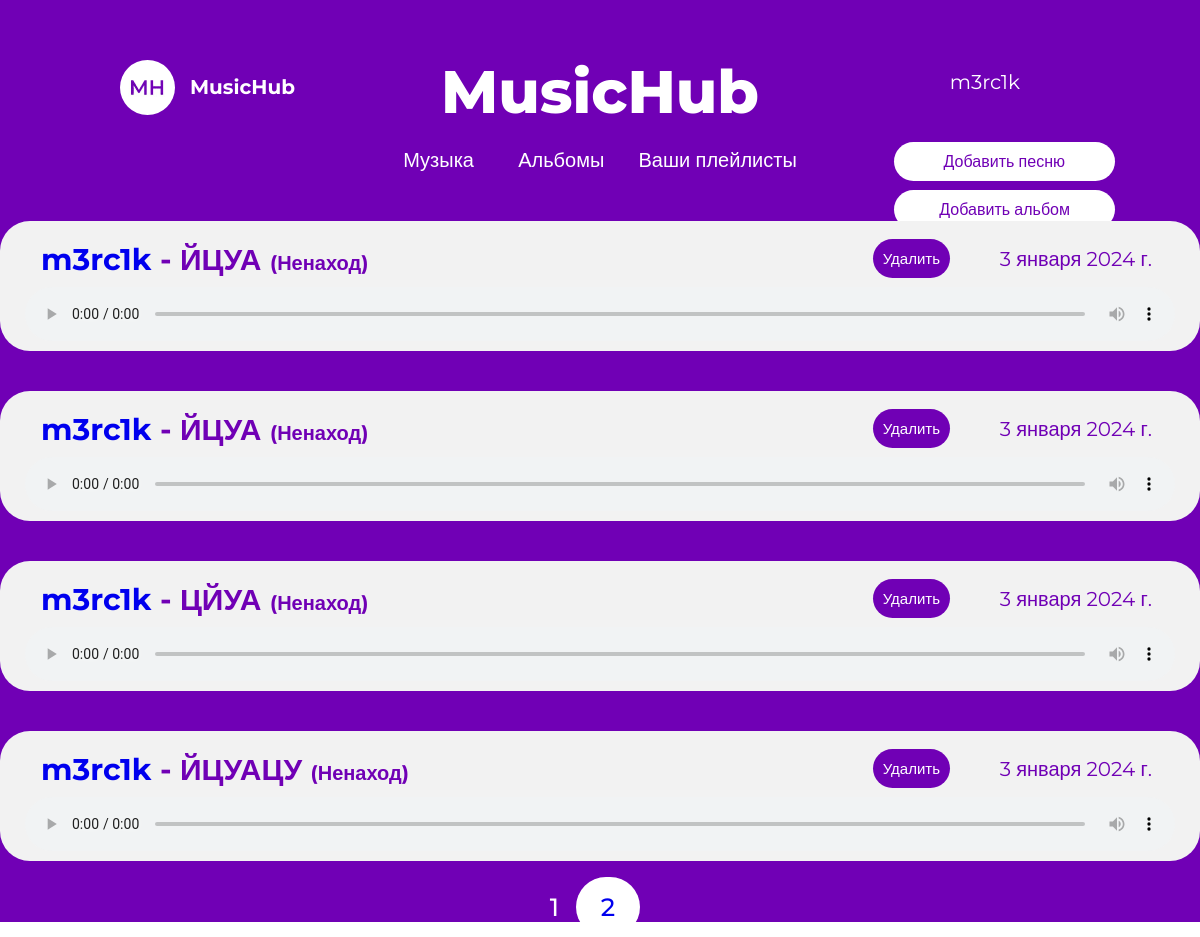
The app's page /home/ (signed in) with its own data.
### music/models.py (models this page shows, shortened)
class MusicModel(models.Model):
    title = models.CharField(max_length=20)
    file = models.FileField(upload_to='music_file/')
    author = models.ForeignKey(User, on_delete=models.CASCADE)
    publication_date = models.DateTimeField(null = True, auto_now_add = True)
    album = models.ForeignKey(AlbumModel, on_delete = models.CASCADE, null = True, blank = True)
    class Meta:
        ordering = ['-publication_date']

class AlbumModel(models.Model):
    name = models.CharField(max_length = 25)
    author = models.ForeignKey(User, on_delete = models.CASCADE, null = True)
    def __str__(self):
        return self.name

### music/views.py (the view)
# urls.py: path('home/', ListMusicView.as_view(), name = 'home'),
class ListMusicView(LoginRequiredMixin, ListView):
    paginate_by = 4
    model = MusicModel
    template_name = 'music/home_page.html'

### music/templates/music/home_page.html (shortened to what this page needs)
{% extends 'base.html' %}
{% load static %}
{% block content %}
{% if request.user.is_authenticated %}
		<div class="main home-main">
			<div class="home_title_block">
				<h2 class="main__title hometitle">MusicHub</h2>
				<a class="home_user" href="{% url 'detail' user.id %}">{{ request.user }}</a>
			</div>
			<div class="music-album">
				<ul>
					<li class = 'switch_to_music'><a class = 'sw_to_music' href="{% url 'home' %}">Музыка</a></li>
					<li class = 'switch_to_album'><a class = 'sw_to_album' href="{% url 'album-list' %}">Альбомы</a></li>
					<li class = 'switch_to_playlist'><a class = 'sw_to_playlist' href="{% url 'playlist' %}">Ваши плейлисты</a></li>
				</ul>
			</div>
			<div class="upload_music">
				<a class = 'upl_music' href="{% url 'upload-music' %}">Добавить песню</a>
			</div>
			<div class="create_album">
				<a class = 'cr_album' href="{% url 'create-album' %}">Добавить альбом</a>
			</div>
			<div class="create_playlist">
				<a class = 'cr_playlist' href="{% url 'create-playlist' %}">Добавить плейлист</a>
			</div>
			{% for music in musicmodel_list %}
			<div class="home_block_music">
				<div class="home_music_title_author">
					<a class = 'home_music_author' href="{% url 'detail' music.author.id %}">{{ music.author }}</a> - {{ music.title }} {% if music.album %}<a href="{% url 'album-detail' music.album.id %}" class="home_music_album">({{music.album}})</a>{% endif %}
				</div>
				{% if request.user == music.author %}
					<div class="home_music_delete_block">
						<a class = 'home_music_delete' href="{% url 'delete' music.id %}">Удалить</a>
					</div>
				{% endif %}
				<div class="home_music_file">
					<audio controls = "controls" class = 'music_player'>
  					<source src="{{ music.file.url }}" >
					</audio>
				</div>
				<div class="home_music_date">
					{{music.publication_date.date}}
				</div>
			</div>
			{% endfor %}
			<img src="{% static 'img/logo.jpg' %}" alt="" class="main_page_image" />
			<h2 class="main_page_suptitle">MusicHub</h2>
			<div class="pagination_block">
				<ul>
        {% for p in paginator.page_range %}
						{% if page_obj.has_other_pages %}
            {% if page_obj.number == p %}
                <li class="pagionation_selected">{{ p }}</li>
            {% elif p >= page_obj.number|add:-2 and p <= page_obj.number|add:2  %}
                <li class = 'pagionation_no_selected'>
                    <a class = 'pag_no_selected ' href="?page={{p}}">{{ p }}</a>
                </li>
            {% endif %}
						{% endif %}
        {% endfor %}
    		</ul>
			</div>
		</div>
		{% endif %}
{% endblock %}

### music/static/css/styles.css (style rules this page uses)
* { font-family: 'Montserrat', sans-serif; margin: 0; padding: 0; box-sizing: border-box; outline: none; }
.main_page_image { border-radius: 100px; width: 55px; position: absolute; top: 60px; left: 120px; }
.main_page_suptitle { position: absolute; top: 75px; left: 190px; font-size: 20px; }
.main, .main_register { width: 100%; min-height: 100vh; color: #fff; display: flex; flex-flow: column wrap; align-items: center; justify-content: center; background: #7000B5; background-size: 100%; }
.main__title, .register_title { font-size: 60px; font-weight: 800; color: #fff; margin-bottom: 20px; }
.home-main { display: block; }
.home_title_block { display: block; text-align: center; padding-top: 55px; position: relative; }
.home_user { position: absolute; top: 70px; right: 180px; font-size: 20px; cursor: pointer; text-decoration: none; color:#fff; transition: .2s; }
.home_block_music { display: block; width: 1200px; height: 130px; margin-left: auto; margin-right: auto; background-color: #f2f2f2; border: 0; border-radius: 30px; text-align: center; margin-bottom: 31px; margin-top: 40px; position: relative; }
.music_player { width: 1150px; border: 0; border-radius: 5px; }
.home_music_title_author { color: #7000B5; font-size: 30px; font-weight: 700; text-align: left; padding-left: 41px; padding-top: 20px; }
.home_music_author { text-decoration: none; transition: .2s; }
.home_music_file { padding-top: 9px; }
.home_music_date { color: #7000B5; font-size: 20px; font-weight: 400; text-align: right; margin-top: -98px; margin-right: 48px; }
.home_music_delete_block { position: absolute; top: 28px; right: 250px; }
.home_music_album { font-size: 20px; text-decoration: none; color: #7000B5; }
.home_music_delete { text-decoration: none; padding: 10px; font-size: 15px; font-weight: 500; background-color: #7000B5; color: #fff; border: 0; border-radius: 20px; transition: .2s; }
.upload_music, .create_playlist { display: flex; justify-content: right; margin-right: 85px; margin-top: -30px; }
.upl_music, .cr_album, .cr_playlist { background-color: #fff; padding: 10px 50px; text-align: center; color: #7000B5; font-weight: 500; border: 0; border-radius: 20px; text-decoration: none; }
.create_album { position: absolute; top: 200px; right: 85px; }
.cr_playlist { padding: 10px 38px; }
.cr_album { padding: 10px 45px; }
.create_playlist { position: absolute; top: 268px; right: -2px; }
.music-album { display: flex; justify-content: center; }
.sw_to_music, .sw_to_album, .sw_to_playlist { text-decoration: none; color: #fff; font-weight: 500; font-size: 20px; transition: .2s; }
.sw_to_music { margin-right: 20px; }
.sw_to_album { margin-left: 20px; }
.sw_to_playlist { margin-left: 30px; }
.switch_to_music, .switch_to_album, .switch_to_playlist { list-style-type: none; display: inline-block; }
.pagination_block { display: flex; justify-content: center; font-size: 25px; color: #7000B5; font-weight: 500; margin-top: 10px; }
.pagionation_no_selected { list-style-type: none; display: inline-block; }
.pagionation_selected { list-style-type: none; display: inline-block; color: #fff; margin-right: 10px; }
.pag_no_selected { text-decoration: none; cursor: pointer; padding: 15px 25px; background-color: #fff; border: 0; border-radius: 60px; margin-right: 10px; transition: .2s; }

### records on screen
MusicModel: author "m3rc1k", title "ЙЦУА", album "Ненаход", shows "Удалить", publication_date "3 января 2024 г."
MusicModel: author "m3rc1k", title "ЙЦУА", album "Ненаход", shows "Удалить", publication_date "3 января 2024 г."
MusicModel: author "m3rc1k", title "ЦЙУА", album "Ненаход", shows "Удалить", publication_date "3 января 2024 г."
MusicModel: author "m3rc1k", title "ЙЦУАЦУ", album "Ненаход", shows "Удалить", publication_date "3 января 2024 г."

### other values on screen
{{ request.user }} "m3rc1k"
{{ p }} "1"
{{ p }} "2"
